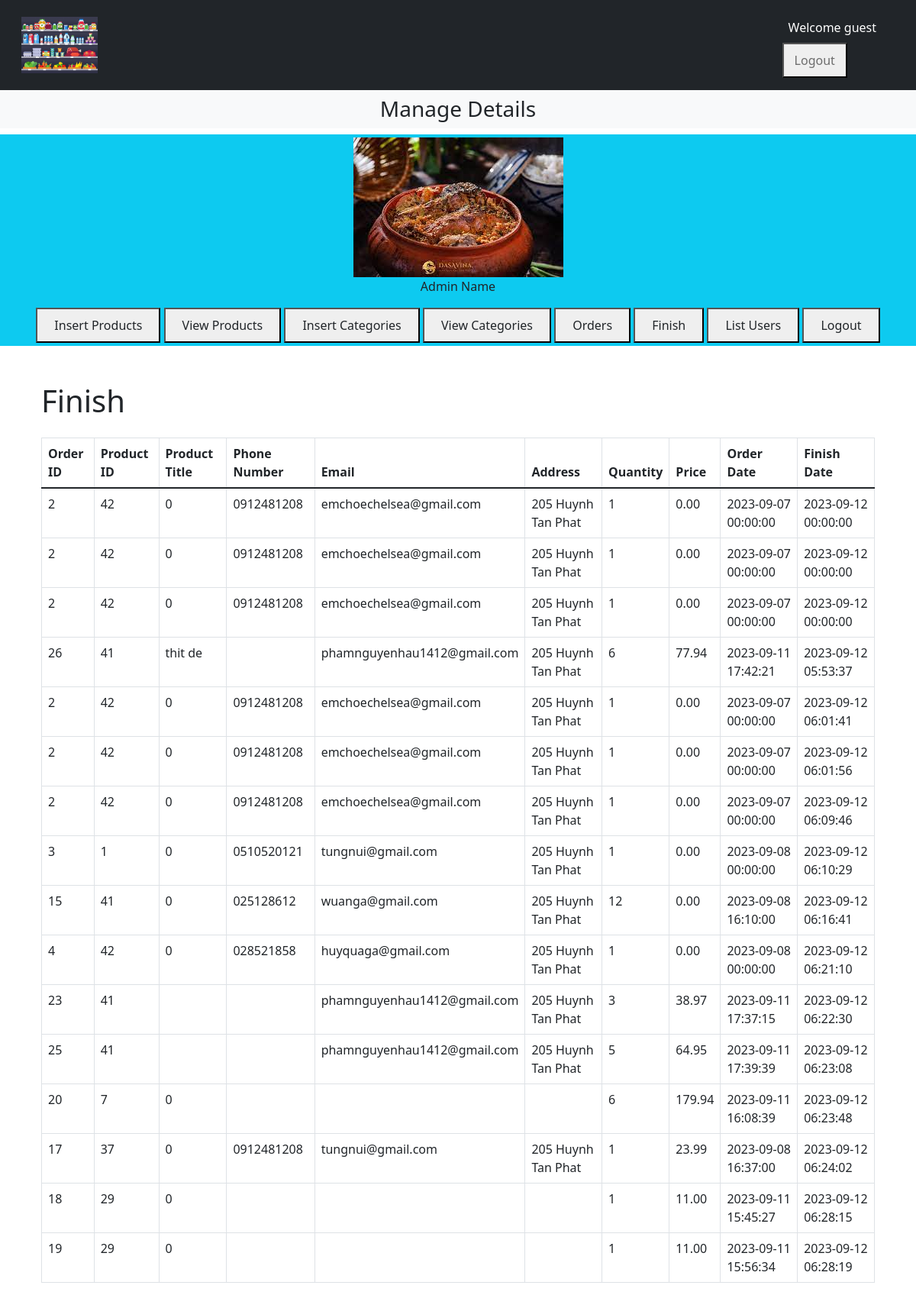
The page /admin/index.php?view_finish on the database its author committed.
### tables this page shows
CREATE TABLE `order_finish` (
  `id` int(11) NOT NULL,
  `order_id` int(11) DEFAULT NULL,
  `product_id` int(11) DEFAULT NULL,
  `product_title` varchar(100) DEFAULT NULL,
  `phone_number` varchar(20) NOT NULL,
  `email` varchar(200) NOT NULL,
  `address` varchar(200) NOT NULL,
  `quantity` int(11) DEFAULT NULL,
  `price` decimal(10,2) DEFAULT NULL,
  `orderdate` datetime NOT NULL,
  `finishdate` datetime NOT NULL
);

### admin/resources/view_finish.php (the view, shortened to what this page needs)
<?php
include('../includes/connect.php');
$query = "SELECT * from `order_finish`";
$result = mysqli_query($con, $query);
?>
<!DOCTYPE html>
<html lang="en">
<head>
    <link rel="stylesheet" href="https://cdn.jsdelivr.net/npm/bootstrap@5.0.0/dist/css/bootstrap.min.css">
</head>
<body>
    <div class="container mt-5">
        <h1 class="mb-4">Finish</h1>
        <table class="table table-bordered">
            <thead>
                <tr>
                    <th>Order ID</th>
                    <th>Product ID</th>
                    <th>Product Title</th>
                    <th>Phone Number</th>
                    <th>Email</th>
                    <th>Address</th>
                    <th>Quantity</th>
                    <th>Price</th>
                    <th>Order Date</th>
                    <th>Finish Date</th>
                </tr>
            </thead>
            <tbody>
                <?php
                while ($row = mysqli_fetch_assoc($result)) {
                    echo "<tr>";
                    echo "<td>" . $row['order_id'] . "</td>";
                    echo "<td>" . $row['product_id'] . "</td>";
                    echo "<td>" . $row['product_title'] . "</td>";
                    echo "<td>" . $row['phone_number'] . "</td>";
                    echo "<td>" . $row['email'] . "</td>";
                    echo "<td>" . $row['address'] . "</td>";
                    echo "<td>" . $row['quantity'] . "</td>";
                    echo "<td>" . $row['price'] . "</td>";
                    echo "<td>" . $row['orderdate'] . "</td>";
                    echo "<td>" . $row['finishdate'] . "</td>";
                    echo "</tr>";
                }
                ?>
            </tbody>
        </table>
    </div>
</body>
</html>

### admin/index.php (shortened to what this page needs)
<!DOCTYPE html>
<html lang="en">
<head>
  <link rel="stylesheet" href="https://cdnjs.cloudflare.com/ajax/libs/font-awesome/6.4.2/css/all.min.css"
 />
  <link rel="stylesheet" href="https://cdn.jsdelivr.net/npm/bootstrap@4.0.0/dist/css/bootstrap.min.css"
>
  <link rel="stylesheet" href="./assets/css/style.css">
</head>
<body>
  <div class="container-fluid p-0">
    <nav class="navbar navbar-expand-lg navbar-light bg-dark">
      <div class="container-fluid">
        <img src="./assets/logo/Features-of-a-discount-store.jpg" alt="Logo" class="img-fluid custom-image">
        <nav class="navbar navbar-expand-lg">
          <ul class="navbar-nav">
            <li class="nav-item ">
              <a href="" class="nav-link text-white">Welcome guest</a>
              <button><a href="" class="nav-link">Logout</a></button>
            </li>
          </ul>
        </nav>
      </div>
    </nav>
    <div class="bg-light">
      <h3 class="text-center p-2">Manage Details</h3>
    </div>
    <div class="column bg-info">
      <div class="col-md-12-secondary p-1">
        <div class= "text-center">
          <a href="#"><img src = "./assets/img/download.jpeg" class ="admin_image"></a>
          <p class="text-dark text-center">Admin Name</p>
        </div>
        <div class="button text-center">
          <button><a href="index.php?insert_product" class="nav-link text-dark" name= "insert_product">Insert Products</a></button>
          <button><a href="index.php?view_product" class="nav-link text-dark">View Products</a></button>
          <button><a href="index.php?insert_categories" name= "insert_categories" class="nav-link text-dark">Insert Categories</a></button>
          <button><a href="index.php?view_category" class="nav-link text-dark">View Categories</a></button>
          <button><a href="index.php?view_order" name="order" class="nav-link text-dark">Orders</a></button>
          <button><a href="index.php?view_finish" class="nav-link text-dark">Finish</a></button>
          <button><a href="" class="nav-link text-dark">List Users</a></button>
          <button><a href="" class="nav-link text-dark">Logout</a></button>
        </div>
      </div>
    </div>
  </div>
<div class="container">
  <?php
    if(isset($_GET['insert_categories'])){
      include('./resources/insert_categories.php');
    }
    else if(isset($_GET['insert_product'])){
      include('./resources/insert_product.php');
    }
    else if(isset($_GET['view_order'])){
      include('./resources/view_order.php');
    }
    else if(isset($_GET['view_product'])){
      include('./resources/view_product.php');
    }
    else if(isset($_GET['view_category'])){
      include('./resources/view_category.php');
    }
    else if(isset($_GET['view_finish'])){
      include('./resources/view_finish.php');
    }
  ?>
</div>
</body>
</html>

### admin/assets/css/style.css (style rules this page uses)
.custom-image { height: 100px; width: 100px; object-fit: cover; }

### rows shown on the page
order_finish: order "2", product "42", product_title "0", phone_number "0912481208", email "emchoechelsea@gmail.com", address "205 Huynh Tan Phat", quantity "1", price "0.00", orderdate "2023-09-07 00:00:00", finishdate "2023-09-12 00:00:00"
order_finish: order "2", product "42", product_title "0", phone_number "0912481208", email "emchoechelsea@gmail.com", address "205 Huynh Tan Phat", quantity "1", price "0.00", orderdate "2023-09-07 00:00:00", finishdate "2023-09-12 00:00:00"
order_finish: order "2", product "42", product_title "0", phone_number "0912481208", email "emchoechelsea@gmail.com", address "205 Huynh Tan Phat", quantity "1", price "0.00", orderdate "2023-09-07 00:00:00", finishdate "2023-09-12 00:00:00"
order_finish: order "26", product "41", product_title "thit de", email "phamnguyenhau1412@gmail.com", address "205 Huynh Tan Phat", quantity "6", price "77.94", orderdate "2023-09-11 17:42:21", finishdate "2023-09-12 05:53:37"
order_finish: order "2", product "42", product_title "0", phone_number "0912481208", email "emchoechelsea@gmail.com", address "205 Huynh Tan Phat", quantity "1", price "0.00", orderdate "2023-09-07 00:00:00", finishdate "2023-09-12 06:01:41"
order_finish: order "2", product "42", product_title "0", phone_number "0912481208", email "emchoechelsea@gmail.com", address "205 Huynh Tan Phat", quantity "1", price "0.00", orderdate "2023-09-07 00:00:00", finishdate "2023-09-12 06:01:56"
order_finish: order "2", product "42", product_title "0", phone_number "0912481208", email "emchoechelsea@gmail.com", address "205 Huynh Tan Phat", quantity "1", price "0.00", orderdate "2023-09-07 00:00:00", finishdate "2023-09-12 06:09:46"
order_finish: order "3", product "1", product_title "0", phone_number "0510520121", email "tungnui@gmail.com", address "205 Huynh Tan Phat", quantity "1", price "0.00", orderdate "2023-09-08 00:00:00", finishdate "2023-09-12 06:10:29"
order_finish: order "15", product "41", product_title "0", phone_number "025128612", email "wuanga@gmail.com", address "205 Huynh Tan Phat", quantity "12", price "0.00", orderdate "2023-09-08 16:10:00", finishdate "2023-09-12 06:16:41"
order_finish: order "4", product "42", product_title "0", phone_number "028521858", email "huyquaga@gmail.com", address "205 Huynh Tan Phat", quantity "1", price "0.00", orderdate "2023-09-08 00:00:00", finishdate "2023-09-12 06:21:10"
order_finish: order "23", product "41", email "phamnguyenhau1412@gmail.com", address "205 Huynh Tan Phat", quantity "3", price "38.97", orderdate "2023-09-11 17:37:15", finishdate "2023-09-12 06:22:30"
order_finish: order "25", product "41", email "phamnguyenhau1412@gmail.com", address "205 Huynh Tan Phat", quantity "5", price "64.95", orderdate "2023-09-11 17:39:39", finishdate "2023-09-12 06:23:08"
order_finish: order "20", product "7", product_title "0", quantity "6", price "179.94", orderdate "2023-09-11 16:08:39", finishdate "2023-09-12 06:23:48"
order_finish: order "17", product "37", product_title "0", phone_number "0912481208", email "tungnui@gmail.com", address "205 Huynh Tan Phat", quantity "1", price "23.99", orderdate "2023-09-08 16:37:00", finishdate "2023-09-12 06:24:02"
order_finish: order "18", product "29", product_title "0", quantity "1", price "11.00", orderdate "2023-09-11 15:45:27", finishdate "2023-09-12 06:28:15"
order_finish: order "19", product "29", product_title "0", quantity "1", price "11.00", orderdate "2023-09-11 15:56:34", finishdate "2023-09-12 06:28:19"
